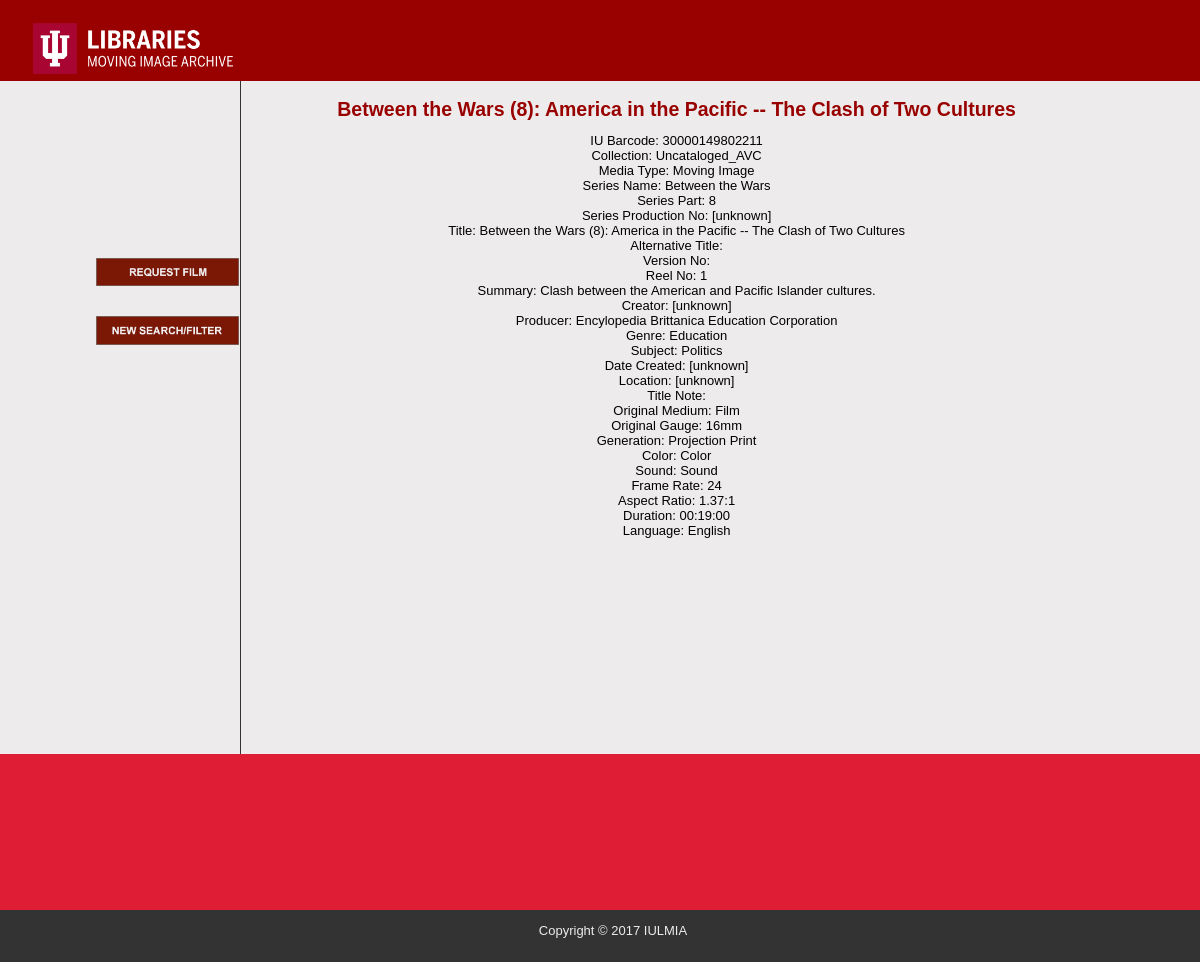
The page /public/moviepage.php?movieid=30000149802211 on the database its author committed.
### tables this page shows
CREATE TABLE BIB_BASIC (
    Bib_IU_Barcode varchar(20) not null,
    Bib_Collection varchar(200) not null,
    Bib_Media_Type varchar(20),
    Bib_Series_Name varchar(200),
    Bib_Series_Part varchar(10),
    Bib_Series_Production_No varchar(25),
    Bib_Title varchar(200) not null,
    Bib_Alternative_Title varchar(200),
    Bib_Version_No smallint,
    Bib_Reel_No smallint,
    Bib_Summary varchar(200),
    Bib_Creator varchar(50),
    Bib_Producer varchar(50),
    Bib_Genre varchar(25) not null,
    Bib_Subject varchar(50) not null,
    Bib_Date_Created varchar(200),
    Bib_Location varchar(200),
    Bib_Title_Note varchar(200),
    Bib_Original_Medium varchar(15),
    Bib_Original_Gauge varchar(25),
    Bib_Generation varchar(50),
    Bib_Color varchar(20),
    Bib_Sound varchar(15),
    Bib_Frame_Rate int,
    Bib_Aspect_Ratio varchar(10),
    Bib_Duration time,
    Bib_Language varchar(50),
    primary key (Bib_IU_Barcode)
);

### includes/functions.php (called while the page is built, shortened)
<?php
	function fetch_details_movie($movie_id) {
		global $connection;
		$query = "Select * from BIB_BASIC where Bib_IU_Barcode = $movie_id";
		$movie_details = mysqli_query($connection, $query);
		return $movie_details;
	}
?>

### public/moviepage.php (the view, shortened to what this page needs)
<?php require_once("../includes/data/db_config.php"); ?>
<?php require_once("../includes/functions.php"); ?>
<?php include("../includes/templates/header.php"); ?>
<div id="main">
	<table>
		<tr>
			<td width="20%"><div id="navigation" style="padding-left: 40%; padding-bottom: 98%">
				<a href="login.php"><img src="../public/images/RequestFilmN.png" alt="Request Film" width="100%"></a>
				<br>
				<br>
				<br>
				<a href="index.php"><img src="../public/images/NewSearchFilter_N.png" alt="New SF" width="100%"></a>
			</div></td>
			<td width="80%"><div id="page">
			<?php
				if(isset($_GET["movieid"])) {
					$movie_details = fetch_details_movie($_GET["movieid"]);
					$output = "<h2>";
					while ($mov = mysqli_fetch_assoc($movie_details)) {
						$output .= $mov["Bib_Title"] . "</h2>";
						$output .= "IU Barcode: " . $mov["Bib_IU_Barcode"] . "<br>";
						$output .= "Collection: " . $mov["Bib_Collection"] . "<br>";
						$output .= "Media Type: " . $mov["Bib_Media_Type"] . "<br>";
						$output .= "Series Name: " . $mov["Bib_Series_Name"] . "<br>";
						$output .= "Series Part: " . $mov["Bib_Series_Part"] . "<br>";
						$output .= "Series Production No: " . $mov["Bib_Series_Production_No"] . "<br>";
						$output .= "Title: " . $mov["Bib_Title"] . "<br>";
						$output .= "Alternative Title: " . $mov["Bib_Alternative_Title"] . "<br>";
						$output .= "Version No: " . $mov["Bib_Version_No"] . "<br>";
						$output .= "Reel No: " . $mov["Bib_Reel_No"] . "<br>";
						$output .= "Summary: " . $mov["Bib_Summary"] . "<br>";
						$output .= "Creator: " . $mov["Bib_Creator"] . "<br>";
						$output .= "Producer: " . $mov["Bib_Producer"] . "<br>";
						$output .= "Genre: " . $mov["Bib_Genre"] . "<br>";
						$output .= "Subject: " . $mov["Bib_Subject"] . "<br>";
						$output .= "Date Created: " . $mov["Bib_Date_Created"] . "<br>";
						$output .= "Location: " . $mov["Bib_Location"] . "<br>";
						$output .= "Title Note: " . $mov["Bib_Title_Note"] . "<br>";
						$output .= "Original Medium: " . $mov["Bib_Original_Medium"] . "<br>";
						$output .= "Original Gauge: " . $mov["Bib_Original_Gauge"] . "<br>";
						$output .= "Generation: " . $mov["Bib_Generation"] . "<br>";
						$output .= "Color: " . $mov["Bib_Color"] . "<br>";
						$output .= "Sound: " . $mov["Bib_Sound"] . "<br>";
						$output .= "Frame Rate: " . $mov["Bib_Frame_Rate"] . "<br>";
						$output .= "Aspect Ratio: " . $mov["Bib_Aspect_Ratio"] . "<br>";
						$output .= "Duration: " . $mov["Bib_Duration"] . "<br>";
						$output .= "Language: " . $mov["Bib_Language"] . "<br>";
					}
					echo "$output";
				}
			?>
			</div></td>
		</tr>
	</table>
</div>
<?php include("../includes/templates/footer.php"); ?>

### public/css/public.css (style rules this page uses)
html { height: 100%; width: 100%; }
body { width: 100%; height: 100%; margin: 0; padding: 0; border: 0; font-family: Verdana, Arial, Helvetica, sans-serif; font-size: 13px; line-height: 15px; background: #EDEBEB; text-align: center; }
#main { width: 100%; background: #EDEBEB; overflow: auto; position: relative; }
#navigation { float: left; margin: 0; color: #191919; background: #EDEBEB; }
#navigation a { color: #191919; text-decoration: none; }
#page { float: left; margin: 0; padding-left: 10%; background: #EDEBEB; padding-bottom: 22.5%; }
#page h2 { color: #990000; margin-top: 1em; text-align: left; }
table { border-collapse: collapse; }
table td { border: 1px solid #333333; }
table tr:first-child td { border-top: 0; }
table tr:last-child td { border-bottom: 0; }
table tr td:first-child { border-left: 0; }
table tr td:last-child { border-right: 0; }

### rows shown on the page
bib_basic: Bib_Title "Between the Wars (8): America in the Pacific -- The Clash of Two Cultures", Bib_IU_Barcode "30000149802211", Bib_Collection "Uncataloged_AVC", Bib_Media_Type "Moving Image", Bib_Series_Name "Between the Wars", Bib_Series_Part "8", Bib_Series_Production_No "[unknown]", Bib_Reel_No "1", Bib_Summary "Clash between the American and Pacific Islander cultures.", Bib_Creator "[unknown]", Bib_Producer "Encylopedia Brittanica Education Corporation", Bib_Genre "Education", Bib_Subject "Politics", Bib_Date_Created "[unknown]", Bib_Location "[unknown]", Bib_Original_Medium "Film", Bib_Original_Gauge "16mm", Bib_Generation "Projection Print", Bib_Color "Color", Bib_Sound "Sound", Bib_Frame_Rate "24", Bib_Aspect_Ratio "1.37:1", Bib_Duration "00:19:00", Bib_Language "English"
